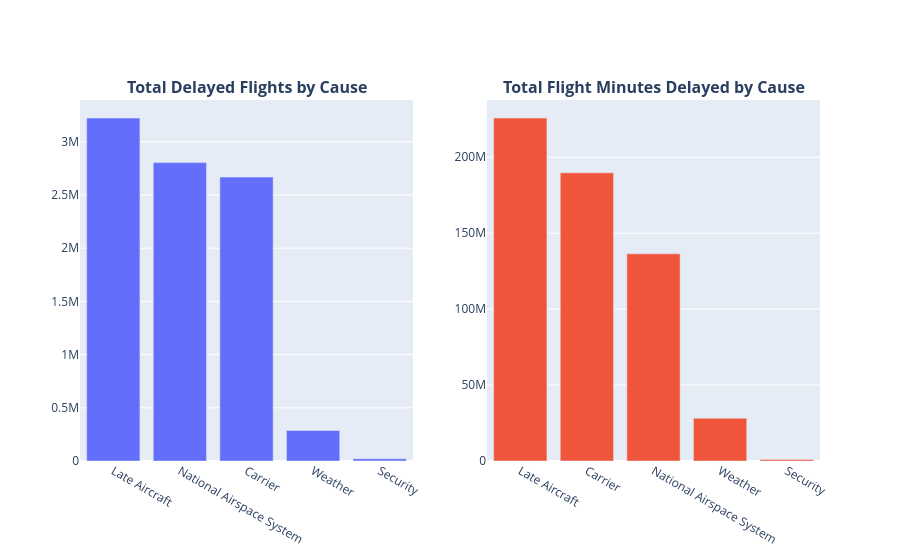

Here is the notebook cell this chart was saved with:
### Markdown cell above
## Bar chart: absolute flights and absolyte minutes

### Code cell
# create a dataframe with the casues and the total number of delayed flights for each cause, sorted by the total number of delayed flights
data_cause_count = pd.DataFrame({
    "Cause": [
        "Late Aircraft",
        "National Airspace System",
        "Carrier",
        "Weather",
        "Security"
    ],
    "Total flights delayed": [
        df_top["late_aircraft_ct"].sum(),
        df_top["nas_ct"].sum(),
        df_top["carrier_ct"].sum(),
        df_top["weather_ct"].sum(),
        df_top["security_ct"].sum()
    ]
}).sort_values(by="Total flights delayed", ascending=False)

# create a dataframe with the casues and the total number of delayed minutes for each cause, sorted by the total number of delayed minutes
data_cause_minutes = pd.DataFrame({
    "Cause": [
        "Late Aircraft",
        "National Airspace System",
        "Carrier",
        "Weather",
        "Security"
    ],
    "Total flights minutes delayed": [
        df_top["late_aircraft_delay"].sum(),
        df_top["nas_delay"].sum(),
        df_top["carrier_delay"].sum(),
        df_top["weather_delay"].sum(),
        df_top["security_delay"].sum()
    ]
}).sort_values(by="Total flights minutes delayed", ascending=False)

# grid creation for the two bar charts
fig = make_subplots(
    rows=1,
    cols=2,
    subplot_titles=(
        "<b>Total Delayed Flights by Cause</b>",
        "<b>Total Flight Minutes Delayed by Cause</b>",
    ),
)

# First graph: Count of delayed flights
fig.add_trace(
    go.Bar(
        x=data_cause_count["Cause"],
        y=data_cause_count["Total flights delayed"],
    ),
    row=1,
    col=1,
)

# Second graph: Minutes of delayed flights
fig.add_trace(
    go.Bar(
        x=data_cause_minutes["Cause"],
        y=data_cause_minutes["Total flights minutes delayed"],
    ),
    row=1,
    col=2,
)

# Remove the legend from the figure
fig.update_layout(showlegend=False)

fig.show()

### Figure 1 — Plotly figure (JSON) as saved in the notebook; plotly's stock layout.template omitted (floating-point values rounded to 4 significant figures)
{"data": [{"type": "bar", "x": ["Late Aircraft", "National Airspace System", "Carrier", "Weather", "Security"], "xaxis": "x", "y": [3223000.0, 2804000.0, 2668000.0, 287500.0, 20650.0], "yaxis": "y"}, {"type": "bar", "x": ["Late Aircraft", "Carrier", "National Airspace System", "Weather", "Security"], "xaxis": "x2", "y": [225800000.0, 189700000.0, 136400000.0, 28190000.0, 985100.0], "yaxis": "y2"}], "layout": {"annotations": [{"font": {"size": 16}, "showarrow": false, "text": "<b>Total Delayed Flights by Cause</b>", "x": 0.225, "xanchor": "center", "xref": "paper", "y": 1, "yanchor": "bottom", "yref": "paper"}, {"font": {"size": 16}, "showarrow": false, "text": "<b>Total Flight Minutes Delayed by Cause</b>", "x": 0.775, "xanchor": "center", "xref": "paper", "y": 1, "yanchor": "bottom", "yref": "paper"}], "showlegend": false, "xaxis": {"anchor": "y", "domain": [0, 0.45]}, "xaxis2": {"anchor": "y2", "domain": [0.55, 1]}, "yaxis": {"anchor": "x", "domain": [0, 1]}, "yaxis2": {"anchor": "x2", "domain": [0, 1]}}}
